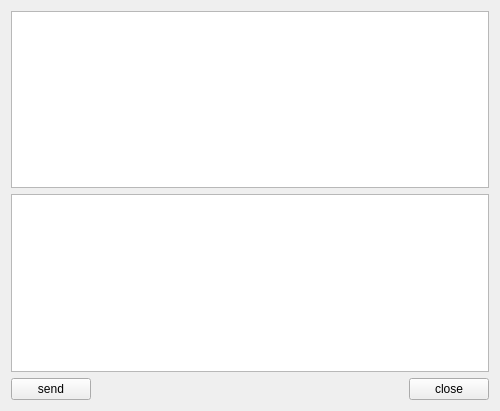
<?xml version="1.0" encoding="UTF-8"?>
<ui version="4.0">
 <class>ServerWidget</class>
 <widget class="QWidget" name="ServerWidget">
  <property name="geometry">
   <rect>
    <x>0</x>
    <y>0</y>
    <width>500</width>
    <height>411</height>
   </rect>
  </property>
  <property name="windowTitle">
   <string>ServerWidget</string>
  </property>
  <layout class="QGridLayout" name="gridLayout">
   <item row="0" column="0" colspan="3">
    <widget class="QTextEdit" name="textEditRead">
     <property name="readOnly">
      <bool>true</bool>
     </property>
    </widget>
   </item>
   <item row="1" column="0" colspan="3">
    <widget class="QTextEdit" name="textEditWrite"/>
   </item>
   <item row="2" column="0">
    <widget class="QPushButton" name="butttonSend">
     <property name="text">
      <string>send</string>
     </property>
    </widget>
   </item>
   <item row="2" column="1">
    <spacer name="horizontalSpacer">
     <property name="orientation">
      <enum>Qt::Horizontal</enum>
     </property>
     <property name="sizeHint" stdset="0">
      <size>
       <width>581</width>
       <height>20</height>
      </size>
     </property>
    </spacer>
   </item>
   <item row="2" column="2">
    <widget class="QPushButton" name="buttonClose">
     <property name="text">
      <string>close</string>
     </property>
    </widget>
   </item>
  </layout>
 </widget>
 <resources/>
 <connections/>
</ui>
